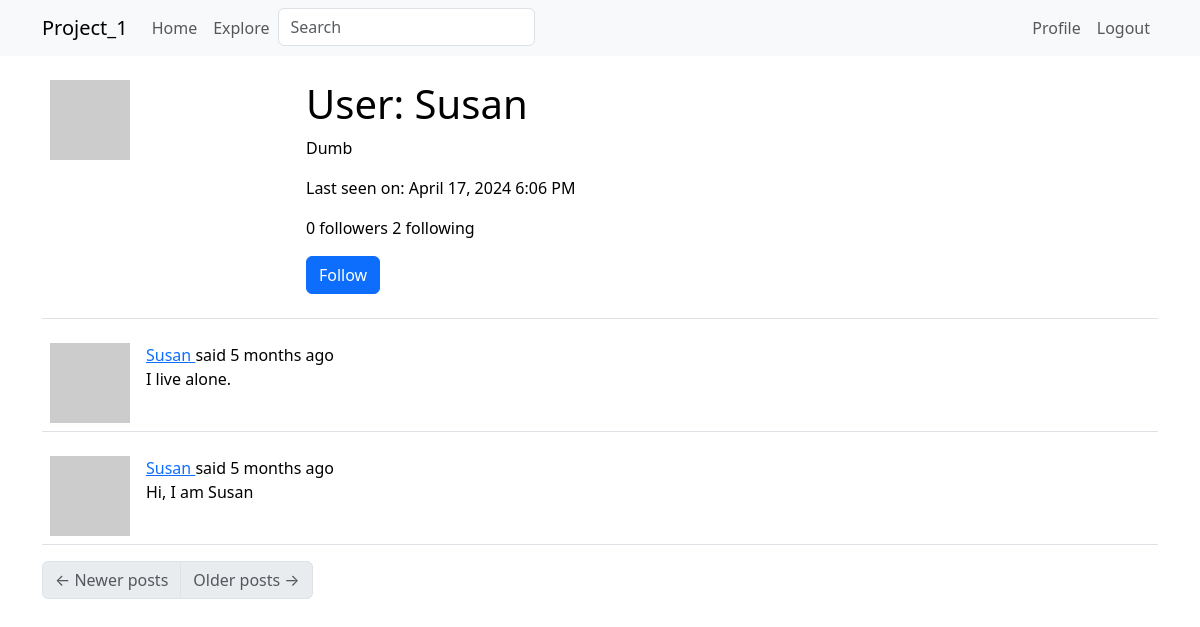
/user/Susan (signed in), run on the app's committed database.
### app/models.py (models this page shows, shortened)
class User(UserMixin, db.Model):
    id: so.Mapped[int] = so.mapped_column(primary_key=True)
    username: so.Mapped[str] = so.mapped_column(sa.String(64), index=True, unique=True)
    email: so.Mapped[str] = so.mapped_column(sa.String(120), index=True, unique=True)
    password_hash: so.Mapped[Optional[str]] = so.mapped_column(sa.String(256))
    posts: so.WriteOnlyMapped['Post'] = so.relationship(back_populates='author')
    about_me: so.Mapped[Optional[str]] = so.mapped_column(sa.String(140))
    last_seen: so.Mapped[Optional[datetime]] = so.mapped_column(default=lambda: datetime.now(timezone.utc))
    following: so.WriteOnlyMapped['User'] = so.relationship(
        secondary=followers, primaryjoin=(followers.c.follower_id == id),
        secondaryjoin=(followers.c.followed_id ==id),
        back_populates='followers')
    followers: so.WriteOnlyMapped['User'] = so.relationship(
        secondary=followers, primaryjoin=(followers.c.followed_id == id),
        secondaryjoin=(followers.c.follower_id ==id),
        back_populates='following')
    def avatar(self, size):
        digest = md5(self.email.lower().encode('utf-8')).hexdigest()
        return f'https://www.gravatar.com/avatar/{digest}?d=identicon&s={size}'
    def is_following(self, user):
        query = self.following.select().where(User.id == user.id)
        return db.session.scalar(query) is not None
    def followers_count(self):
        query = sa.select(sa.func.count()).select_from(
            self.followers.select().subquery())
        return db.session.scalar(query)
    def following_count(self):
        query = sa.select(sa.func.count()).select_from(
            self.following.select().subquery())
        return db.session.scalar(query)

class SearchableMixin(object):
    @classmethod
    def before_commit(cls, session):
        session._changes = {
            'add': list(session.new),
            'update': list(session.dirty),
            'delete': list(session.deleted)
        }
    @classmethod
    def after_commit(cls, session):
        for obj in session._changes['add']:
            if isinstance(obj, SearchableMixin):
                add_to_index(obj.__tablename__, obj)
        for obj in session._changes['update']:
            if isinstance(obj, SearchableMixin):
                add_to_index(obj.__tablename__, obj)
        for obj in session._changes['delete']:
            if isinstance(obj, SearchableMixin):
                remove_from_index(obj.__tablename__, obj)
        session._changes = None

class Post(SearchableMixin, db.Model):
    __searchable__ = ['body']
    id: so.Mapped[int] = so.mapped_column(primary_key=True)
    body: so.Mapped[str] = so.mapped_column(sa.String(140))
    timestamp: so.Mapped[datetime] = so.mapped_column(index=True, default=lambda: datetime.now(timezone.utc))
    user_id: so.Mapped[int] = so.mapped_column(sa.ForeignKey(User.id), index=True)
    author: so.Mapped[User] = so.relationship(back_populates='posts')
    language: so.Mapped[Optional[str]] = so.mapped_column(sa.String(5))

### app/main/routes.py (the view)
@bp.route('/user/<username>')
@login_required
def user(username):
    user = db.first_or_404(sa.select(User).where(User.username == username))
    page = request.args.get('page', 1, type=int)
    query = user.posts.select().order_by(Post.timestamp.desc())
    posts = db.paginate(query, page=page,
                        per_page=current_app.config['POSTS_PER_PAGE'],
                        error_out=False)
    next_url = url_for('main.user', username=user.username, page=posts.next_num) \
        if posts.has_next else None
    prev_url = url_for('main.user', username=user.username, page=posts.prev_num) \
        if posts.has_prev else None
    form = EmptyForm()
    return render_template('user.html', user=user, posts=posts.items,
                            next_url=next_url, prev_url=prev_url, form=form)

### app/main/forms.py
class SearchForm(FlaskForm):
    q = StringField(_l('Search'), validators=[DataRequired()])
    def __init__(self, *args, **kwargs):
        if 'formdata' not in kwargs:
            kwargs['formdata'] = request.args
        if 'meta' not in kwargs:
            kwargs['meta'] = {'csrf': False}
        super(SearchForm, self).__init__(*args, **kwargs)

class EmptyForm(FlaskForm):
    submit = SubmitField(_l('Submit'))

### app/__init__.py (called while the page is built)
def get_locale():
    return request.accept_languages.best_match(current_app.config['LANGUAGES'])

### app/main/routes.py (called while the page is built)
@bp.before_app_request
def before_request():
    if current_user.is_authenticated:
        current_user.last_seen = datetime.now(timezone.utc)
        db.session.commit()
        g.search_form = SearchForm()
    g.locale = str(get_locale())

### app/models.py (called while the page is built)
@login.user_loader
def load_user(id):
    return db.session.get(User, int(id))

### app/templates/user.html (shortened to what this page needs)
{% extends "base.html" %}
{% block content %}
    <table class="table table-hover">
        <tr>
            <td width="256px"><img src="{{ user.avatar(256) }}"></td>
            <td>
                <h1>{{ _('User') }}: {{ user.username }}</h1>
                {% if user.about_me %}<p>{{ user.about_me }}</p>{% endif %}
                {% if user.last_seen %}
                <p>Last seen on: {{ moment(user.last_seen).format('LLL') }}</p>
                {% endif %}
                <p>{{ _('%(count)d followers', count=user.followers_count()) }} {{ _('%(count)d following', count=user.following_count()) }}</p>
                {% if user == current_user %}
                <p><a href="{{ url_for('main.edit_profile') }}">{{ _('Edit your profile') }}</a></p>
                {% elif not current_user.is_following(user) %}
                <p>
                    <form action="{{ url_for('main.follow', username=user.username) }}" method="post">
                        {{ form.submit(value=_('Follow'), class_='btn btn-primary') }}
                    </form>
                </p>
                {% endif %}
            </td>
        </tr>
    </table>
    {% for post in posts %}
        {% include '_post.html' %}
    {% endfor %}
    <nav aria-label="Post navigation">
        <ul class="pagination">
            <li class="page-item{% if not prev_url %} disabled{% endif %}">
                <a class="page-link" href="{{ prev_url }}">
                    <span aria-hidden="true">&larr;</span> {{ _('Newer posts') }}
                </a>
            </li>
            <li class="page-item{% if not next_url %} disabled{% endif %}">
                <a class="page-link" href="{{ next_url }}">
                    {{ _('Older posts') }} <span aria-hidden="true">&rarr;</span>
                </a>
            </li>
        </ul>
    </nav>
{% endblock %}

### app/templates/_post.html (shortened to what this page needs)
        <table class="table table-hover">
            <tr>
                <td width="70px">
                    <a href="{{ url_for('main.user', username=post.author.username) }}">
                        <img src="{{ post.author.avatar(70) }}">
                    </a>
                </td>
                <td>
                    {{ _('%(username)s said %(when)s',
                        username=user_link, when=moment(post.timestamp).fromNow()) }}
                    <br>
                    {{ post.body }}
                </td>
            </tr>
        </table>

### data on the page
User: username "Susan", about_me "Dumb", last_seen "April 17, 2024 6:06 PM"
Post: body "I live alone."
Post: body "Hi, I am Susan"
